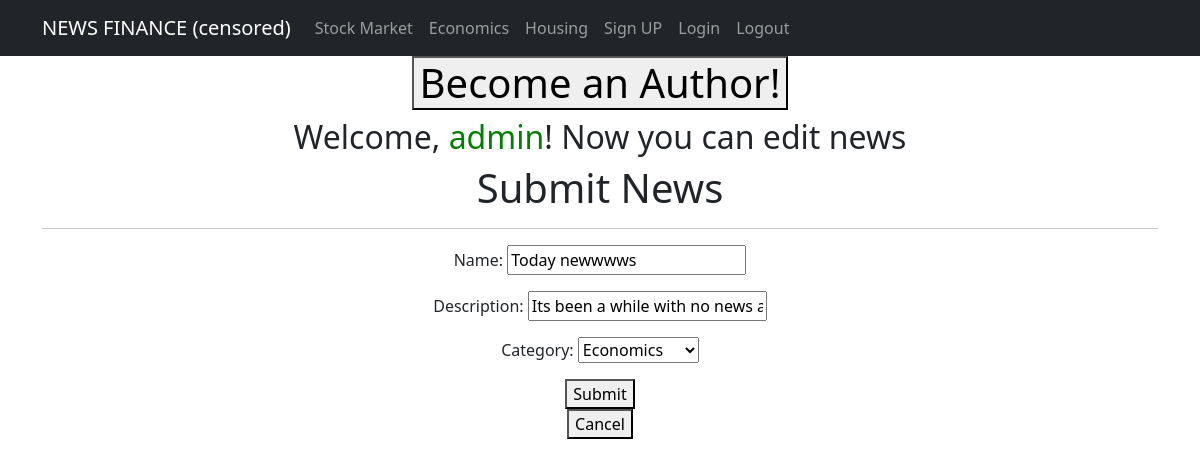
Before: /news/26/edit/ (signed in) with the older database file.
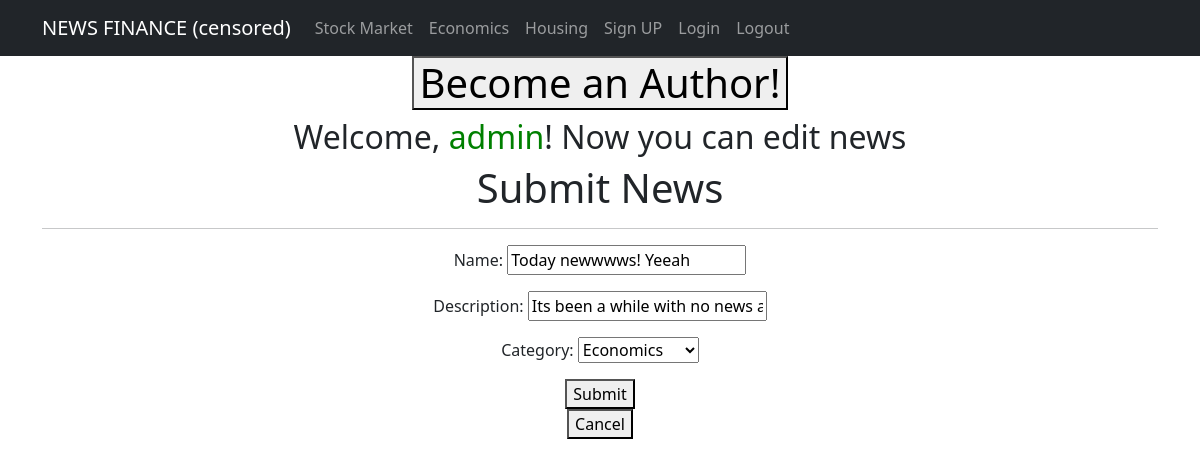
After: the same page with the newer database file.
### app/models.py (models this page shows, shortened)
class News(models.Model):
    name = models.CharField(max_length=150, unique=True)
    description = models.TextField()
    published_date = models.DateTimeField(auto_now_add=True)
    category = models.ForeignKey(to='Category', on_delete=models.CASCADE, related_name='news')
    class Meta:
        verbose_name_plural = "News"

class Category(models.Model):
    name = models.CharField(max_length=100, unique=True)
    class Meta:
        verbose_name_plural = "Categories"
    def __str__(self):
        return self.name

### app/views.py (the view)
# urls.py: path('news/<int:pk>/edit/', NewsUpdate.as_view(), name='news_form'),
class NewsUpdate(LoginRequiredMixin, PermissionRequiredMixin, UpdateView):
    permission_required = ('app.change_news',)
    form_class = NewsForm
    model = News
    template_name = 'news_form.html'
    success_url = reverse_lazy('news_list')
    login_url = '/login/'  # URL to redirect to for login
    redirect_field_name = 'next'  # Field name for redirecting back to the original page after login

### app/forms.py
class NewsForm(forms.ModelForm):
    description = forms.CharField(min_length=20)    # can be defined in clean method
    class Meta:
        model = News
        fields = [
            'name',
            'description',
            'category',
        ]
    def clean(self):
        cleaned_data = super().clean()      # call the 'clean' method of the parent class
        description = cleaned_data.get('description')
        name = cleaned_data.get('name')
        if name == description:
            raise ValidationError({"name": "Name and Description must be different!"})
        if name[0].islower():
            raise ValidationError(
                "Name must begin with Capital letter"
            )
        return cleaned_data

### templates/news_form.html (shortened to what this page needs)
{% extends 'flatpages/default.html' %}
{% block content %}
<h1>Submit News</h1>
<hr>
<form method="post">
    {{ form.as_p }}
    <button type="submit">Submit</button>
</form>
{% if object.pk %}
    <a href="{% url 'news_detail' object.pk %}">
        <button type="button">Cancel</button>
    </a>
{% else %}
    <a href="{% url 'news_list' %}">
        <button type="button">Cancel</button>
    </a>
{% endif %}
{% endblock content %}

Changed rows visible on the page:
changed News "Its been a while with no news and today news is ultimately availabe!": name "Today newwwws" → "Today newwwws! Yeeah"
